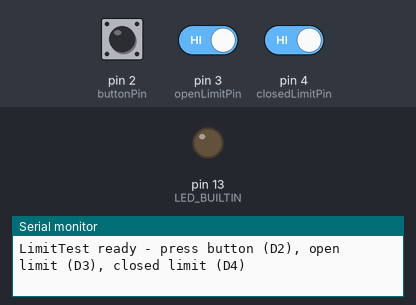
The sketch below on a simulated Arduino Uno, built with avr-gcc and run on an emulated ATmega328P. Parts: output pins drawn as LEDs (lit = HIGH), the last lines printed to the serial monitor. Inputs (shaded band) come from the test bench; at power-on: pin 2 (buttonPin) HIGH, pin 3 (openLimitPin) HIGH, pin 4 (closedLimitPin) HIGH.

Above: at 1.2 s.
1.3 s: pin 2 (buttonPin) pulled LOW for 0.15 s
At 1.37 s:
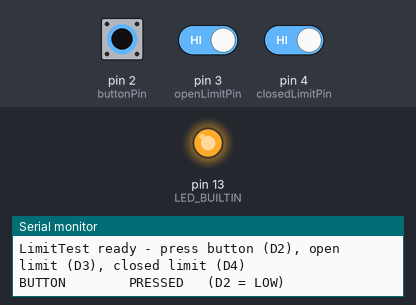
2.9 s: pin 3 (openLimitPin) driven LOW
At 3.3 s:
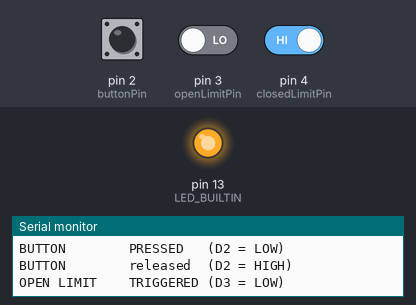
4.4 s: pin 4 (closedLimitPin) driven LOW
5.9 s: pin 3 (openLimitPin) driven HIGH
7.4 s: pin 4 (closedLimitPin) driven HIGH
At 8.0 s:
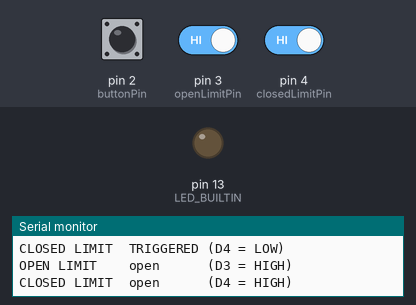
8.9 s: pin 2 (buttonPin) pulled LOW for 3.2 s
At 10.3 s:
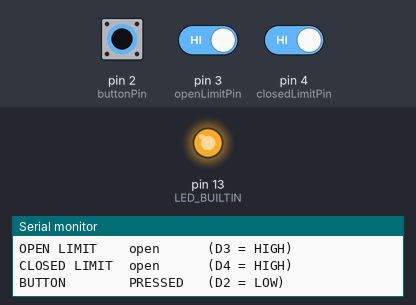
Timing chart, 0 to 13.6 s (numbered marks = the images above; inputs shaded):
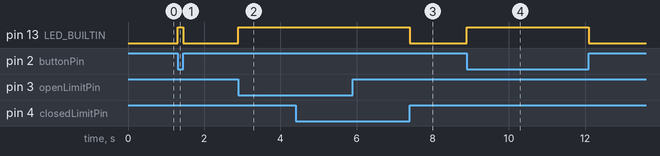

Measured:
- after the input at 1.3 s, pin 13 (LED_BUILTIN): LOW → HIGH at once, → LOW 0.15 s later
- after the input at 2.9 s, pin 13 (LED_BUILTIN): LOW → HIGH at once
- after the input at 7.4 s, pin 13 (LED_BUILTIN): HIGH → LOW at once
- after the input at 8.9 s, pin 13 (LED_BUILTIN): LOW → HIGH at once, → LOW 3.2 s later

The sketch:

LimitTest.ino
```cpp
// LimitTest - check all three logic inputs: button (D2), open limit (D3),
// closed limit (D4). All use INPUT_PULLUP, so triggered/pressed = LOW. Each
// input prints its own labelled line on change; the on-board LED lights
// whenever ANY input is active.
//
// Wiring (matches WingControl):
//   Button:             one leg -> D2,  other leg -> GND
//   Open limit switch:   C -> GND,      NO -> D3
//   Closed limit switch: C -> GND,      NO -> D4
//   Not pressed = HIGH.  Pressed/triggered = LOW.

const int buttonPin      = 2;
const int openLimitPin   = 3;
const int closedLimitPin = 4;

int lastButton = HIGH;
int lastOpen   = HIGH;
int lastClosed = HIGH;

void setup() {
  pinMode(buttonPin,      INPUT_PULLUP);
  pinMode(openLimitPin,   INPUT_PULLUP);
  pinMode(closedLimitPin, INPUT_PULLUP);
  pinMode(LED_BUILTIN,    OUTPUT);
  Serial.begin(115200);
  Serial.println(F("LimitTest ready - press button (D2), open limit (D3), closed limit (D4)"));
}

void loop() {
  const int button = digitalRead(buttonPin);
  const int openSw = digitalRead(openLimitPin);
  const int closed = digitalRead(closedLimitPin);

  // On-board LED on if any input is active (LOW).
  digitalWrite(LED_BUILTIN, (button == LOW || openSw == LOW || closed == LOW) ? HIGH : LOW);

  // Print each input only when it changes, with its own label.
  if (button != lastButton) {
    Serial.println(button == LOW ? F("BUTTON        PRESSED   (D2 = LOW)")
                                 : F("BUTTON        released  (D2 = HIGH)"));
    lastButton = button;
  }

  if (openSw != lastOpen) {
    Serial.println(openSw == LOW ? F("OPEN LIMIT    TRIGGERED (D3 = LOW)")
                                 : F("OPEN LIMIT    open      (D3 = HIGH)"));
    lastOpen = openSw;
  }

  if (closed != lastClosed) {
    Serial.println(closed == LOW ? F("CLOSED LIMIT  TRIGGERED (D4 = LOW)")
                                 : F("CLOSED LIMIT  open      (D4 = HIGH)"));
    lastClosed = closed;
  }
}
```
